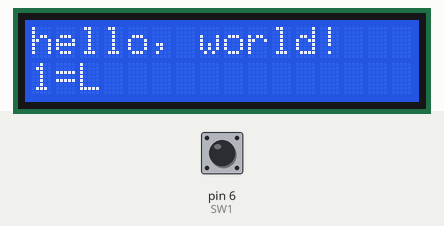
The sketch below on a simulated Arduino Uno, built with avr-gcc and run on an emulated ATmega328P. Parts: 16×2 character LCD. The test bench sets the inputs (shaded band); at power-on: pin 6 (SW1) LOW.

Above: at 1.2 s.
1.3 s: pin 6 (SW1) pulled HIGH for 0.15 s
At 1.37 s:
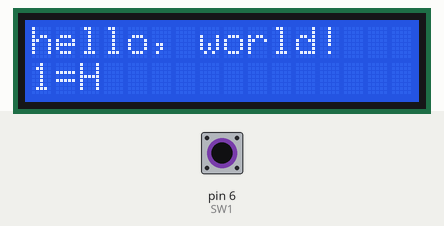
2.9 s: pin 6 (SW1) pulled HIGH for 3.2 s
Timing chart, 0 to 5.9 s (numbered marks = the images above; inputs shaded):
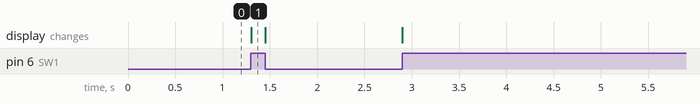

Measured:
- after the input at 1.3 s, the display: changes at once (image 1)

The sketch:

sketch_nov05a.ino
```cpp
#include <LiquidCrystal.h>
//#include <string.h>
//#include <stdio.h>

// Arduino    LCD
//  D2        14(DB7)
//  D3        13(DB6)
//  D4        12(DB5)
//  D5        11(DB4)
//  D10        6(E)
//  D11        5(R/W)
//  D12        4(RS)
//             3(VLC)
//             2(Vdd)
//             1(Vss)
// Arduino    SW
// D6         1(decision_sw)
// D7         2(select_sw)
// D8         3(left_sw)
// D9         4(right_sw)
#define SW1 6
#define SW2 7
#define SW3 8
#define SW4 9


LiquidCrystal lcd(12, 11, 10, 5, 4, 3, 2);
char temp_string[50];
#define SW1 6
void setup() {
  // set up the LCD's number of columns and rows:
  lcd.begin(16, 2);
  pinMode(SW1,INPUT);
}

void loop() {
  lcd.setCursor(0, 0);
  lcd.print("hello, world!");
  // set the cursor to column 0, line 1
  // (note: line 1 is the second row, since counting begins with 0):
  lcd.setCursor(0, 1);
  // print the number of seconds since reset:
   temp_string[0]='\0';
  sprintf(temp_string,"1=%s",(digitalRead(SW1))?"H":"L");
  lcd.print(temp_string);
  // lcd.print(millis()/1000);
}
```
